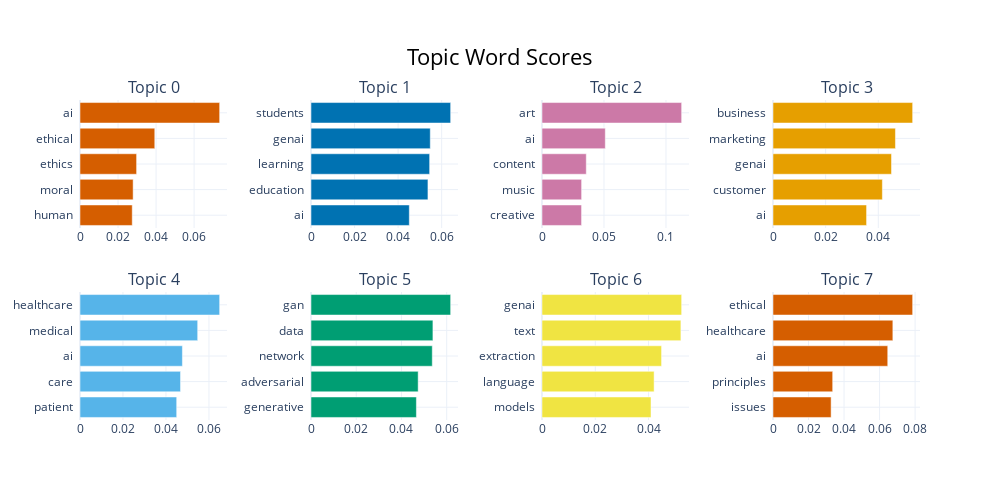

Notebook code cell kept with this figure:
### Code cell
topic_model.visualize_barchart()

### Figure 1 — Plotly figure (JSON) as saved in the notebook; plotly's stock layout.template omitted (floating-point values rounded to 4 significant figures)
{"data": [{"marker": {"color": "#D55E00"}, "orientation": "h", "type": "bar", "x": [0.02747, 0.02794, 0.02976, 0.03932, 0.07343], "xaxis": "x", "y": ["human  ", "moral  ", "ethics  ", "ethical  ", "ai  "], "yaxis": "y"}, {"marker": {"color": "#0072B2"}, "orientation": "h", "type": "bar", "x": [0.04513, 0.05369, 0.05447, 0.05476, 0.06412], "xaxis": "x2", "y": ["ai  ", "education  ", "learning  ", "genai  ", "students  "], "yaxis": "y2"}, {"marker": {"color": "#CC79A7"}, "orientation": "h", "type": "bar", "x": [0.0319, 0.03195, 0.03572, 0.05106, 0.1126], "xaxis": "x3", "y": ["creative  ", "music  ", "content  ", "ai  ", "art  "], "yaxis": "y3"}, {"marker": {"color": "#E69F00"}, "orientation": "h", "type": "bar", "x": [0.03555, 0.04156, 0.04503, 0.04652, 0.05306], "xaxis": "x4", "y": ["ai  ", "customer  ", "genai  ", "marketing  ", "business  "], "yaxis": "y4"}, {"marker": {"color": "#56B4E9"}, "orientation": "h", "type": "bar", "x": [0.04499, 0.04678, 0.04765, 0.05476, 0.06498], "xaxis": "x5", "y": ["patient  ", "care  ", "ai  ", "medical  ", "healthcare  "], "yaxis": "y5"}, {"marker": {"color": "#009E73"}, "orientation": "h", "type": "bar", "x": [0.0466, 0.04739, 0.05363, 0.05391, 0.06175], "xaxis": "x6", "y": ["generative  ", "adversarial  ", "network  ", "data  ", "gan  "], "yaxis": "y6"}, {"marker": {"color": "#F0E442"}, "orientation": "h", "type": "bar", "x": [0.04093, 0.04209, 0.0449, 0.05215, 0.05244], "xaxis": "x7", "y": ["models  ", "language  ", "extraction  ", "text  ", "genai  "], "yaxis": "y7"}, {"marker": {"color": "#D55E00"}, "orientation": "h", "type": "bar", "x": [0.03272, 0.0336, 0.0646, 0.06747, 0.07862], "xaxis": "x8", "y": ["issues  ", "principles  ", "ai  ", "healthcare  ", "ethical  "], "yaxis": "y8"}], "layout": {"annotations": [{"font": {"size": 16}, "showarrow": false, "text": "Topic 0", "x": 0.0875, "xanchor": "center", "xref": "paper", "y": 1, "yanchor": "bottom", "yref": "paper"}, {"font": {"size": 16}, "showarrow": false, "text": "Topic 1", "x": 0.3625, "xanchor": "center", "xref": "paper", "y": 1, "yanchor": "bottom", "yref": "paper"}, {"font": {"size": 16}, "showarrow": false, "text": "Topic 2", "x": 0.6375, "xanchor": "center", "xref": "paper", "y": 1, "yanchor": "bottom", "yref": "paper"}, {"font": {"size": 16}, "showarrow": false, "text": "Topic 3", "x": 0.9125, "xanchor": "center", "xref": "paper", "y": 1, "yanchor": "bottom", "yref": "paper"}, {"font": {"size": 16}, "showarrow": false, "text": "Topic 4", "x": 0.0875, "xanchor": "center", "xref": "paper", "y": 0.4, "yanchor": "bottom", "yref": "paper"}, {"font": {"size": 16}, "showarrow": false, "text": "Topic 5", "x": 0.3625, "xanchor": "center", "xref": "paper", "y": 0.4, "yanchor": "bottom", "yref": "paper"}, {"font": {"size": 16}, "showarrow": false, "text": "Topic 6", "x": 0.6375, "xanchor": "center", "xref": "paper", "y": 0.4, "yanchor": "bottom", "yref": "paper"}, {"font": {"size": 16}, "showarrow": false, "text": "Topic 7", "x": 0.9125, "xanchor": "center", "xref": "paper", "y": 0.4, "yanchor": "bottom", "yref": "paper"}], "height": 500, "hoverlabel": {"bgcolor": "white", "font": {"family": "Rockwell", "size": 16}}, "showlegend": false, "title": {"font": {"color": "Black", "size": 22}, "text": "Topic Word Scores", "x": 0.5, "xanchor": "center", "yanchor": "top"}, "width": 1000, "xaxis": {"anchor": "y", "domain": [0, 0.175], "showgrid": true}, "xaxis2": {"anchor": "y2", "domain": [0.275, 0.45], "showgrid": true}, "xaxis3": {"anchor": "y3", "domain": [0.55, 0.725], "showgrid": true}, "xaxis4": {"anchor": "y4", "domain": [0.825, 1], "showgrid": true}, "xaxis5": {"anchor": "y5", "domain": [0, 0.175], "showgrid": true}, "xaxis6": {"anchor": "y6", "domain": [0.275, 0.45], "showgrid": true}, "xaxis7": {"anchor": "y7", "domain": [0.55, 0.725], "showgrid": true}, "xaxis8": {"anchor": "y8", "domain": [0.825, 1], "showgrid": true}, "yaxis": {"anchor": "x", "domain": [0.6, 1], "showgrid": true}, "yaxis2": {"anchor": "x2", "domain": [0.6, 1], "showgrid": true}, "yaxis3": {"anchor": "x3", "domain": [0.6, 1], "showgrid": true}, "yaxis4": {"anchor": "x4", "domain": [0.6, 1], "showgrid": true}, "yaxis5": {"anchor": "x5", "domain": [0, 0.4], "showgrid": true}, "yaxis6": {"anchor": "x6", "domain": [0, 0.4], "showgrid": true}, "yaxis7": {"anchor": "x7", "domain": [0, 0.4], "showgrid": true}, "yaxis8": {"anchor": "x8", "domain": [0, 0.4], "showgrid": true}}}
